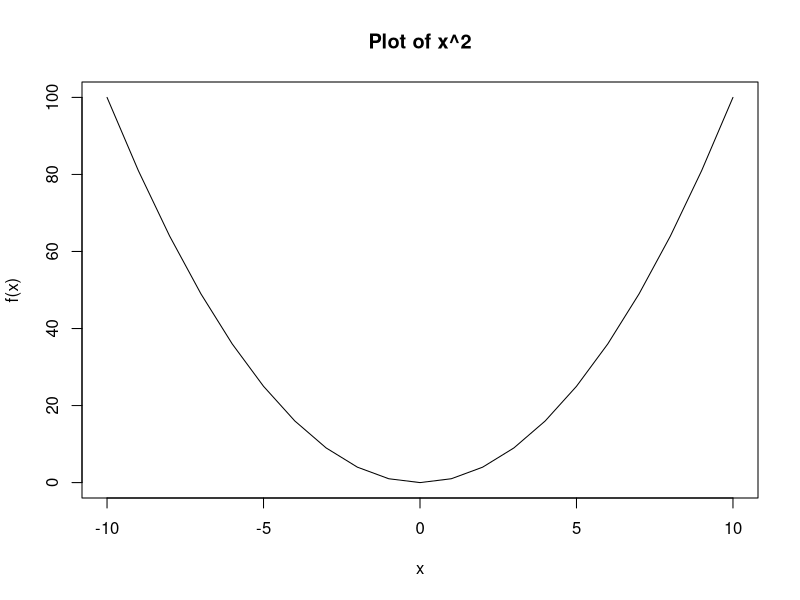

Reproduce this figure in R.
## ---- chunk 1
knitr::opts_chunk$set(echo = TRUE)
## ---- chunk 2
x <- c(1:6)
x
## ---- chunk 3

# this creates a data frame with 3 columns and 3 rows
data <- data.frame(
  Column1 = c("1", "2", "3"),
  Column2 = c("One", "Two", "Three"),
  Column3 = c("Eins", "Zwei", "Drei")
)
# this uses the knitr package to generate the table
knitr::kable(data)
## ---- chunk 4
# this defines the function
f <- function(x) {
  x^2
}

# now I generate a sequence of x values
x <- seq(-10, 10)

# this plots the function
plot(x, f(x), type = "l", xlab = "x", ylab = "f(x)", main = "Plot of x^2")
## ---- chunk 5
# this command gets the session info from my system
sessionInfo()
